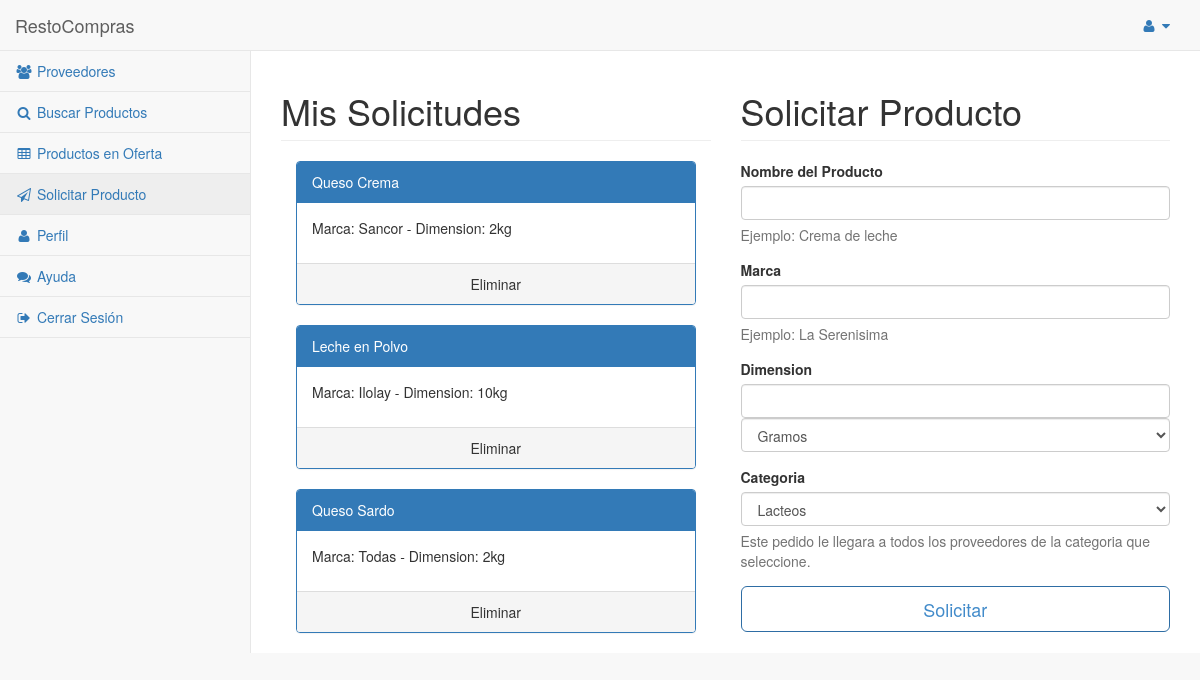
/home.php?pagina=solicitar (signed in), run on the app's committed database.
### tables this page shows
CREATE TABLE IF NOT EXISTS requests (
        request_id INT PRIMARY KEY AUTO_INCREMENT,
        request_name VARCHAR(255) NOT NULL,
        request_dimension VARCHAR(255) NOT NULL,
        request_brand VARCHAR(255) NOT NULL,
        request_owner INT NOT NULL,
        request_ownername VARCHAR(255) NOT NULL,
        request_category INT NOT NULL,
        FOREIGN KEY (request_category) REFERENCES category(category_id),
        FOREIGN KEY (request_owner) REFERENCES users(user_id)
    );

### src/system/pages/clients/request.php (the view, shortened to what this page needs)
<!DOCTYPE html>
<html lang="en">
<body>
    <div id="wrapper">
        <div id="page-wrapper">
            <div class="row">
                <div class="col-lg-6">
                    <h1 class="page-header">Mis Solicitudes</h1>
                    <?php
		$owner = $_SESSION['id'];
		$dbconnection = mysqli_connect($db_server, $db_user, $db_password, $db_name);
		$sentence = "SELECT * FROM requests WHERE request_owner = '$owner'";
		$result = mysqli_query($dbconnection, $sentence);
		$rows = mysqli_num_rows($result);
		if($rows > 0)
		{
			while($row = mysqli_fetch_assoc($result))
			{
				$name = $row['request_name'];
				$dimension = $row['request_dimension'];
				$brand = $row['request_brand'];
				$id = $row['request_id'];
				echo "
				<tr>
                <td>
                    <div class=\"col-lg-12\">
                        <div class=\"panel panel-primary\">
                            <div class=\"panel-heading\">
                                $name
                            </div>
                            <div class=\"panel-body\">
                                <p>Marca: $brand  -   Dimension: $dimension
                            </div>
                            <div class=\"panel-footer text-center\" onClick=\"eliminar($id)\" name=\"$id\">
                              Eliminar
                            </div>
                        </div>
                    </div>
                </td>
                <tr>";
			}
		}
		else
		{
			echo "<div class='error'>Aún no solicitaste productos, si no sabes como hacerlo, visita la sección ayuda</div>";
		}
	?>
                </div>
                <div class="col-lg-6">
                    <h1 class="page-header">Solicitar Producto</h1>
                    <form id="form3" action="actions/newrequest.php" method="POST">
        			<div class="form-group">
                        <label>Nombre del Producto</label>
                        <input id="name" name="name" class="form-control" required>
                        <p class="help-block">Ejemplo: Crema de leche</p>
                    </div>
                    <div class="form-group">
                        <label>Marca</label>
                        <input id="brand" name="brand" class="form-control" required>
                        <p class="help-block">Ejemplo: La Serenisima</p>
                    </div>
        			<div class="form-group">
        				<label>Dimension</label>
        				<input id="dimension" name="dimension" class="form-control" required>
        				<select id="unit" name="unit" class="form-control">
        					<option value="1">Gramos</option>
        				</select>
        			</div>
        			<div class="form-group">
                        <label>Categoria</label>
                        <select id="category" name="category" class="form-control" required>
                            <?php
            						$dbconnection = mysqli_connect($db_server, $db_user, $db_password, $db_name);
            						$sentence = "SELECT * FROM category";
            						$result = mysqli_query($dbconnection, $sentence);
            						$rows = mysqli_num_rows($result);
            						if($rows > 0)
            						{
            							while($row = mysqli_fetch_assoc($result))
            							{
            								$id = $row['category_id'];
            								$name = $row['category_name'];
            								echo "<option value=$id>$name</option>";
            							}
            						}
            				?>
                        </select>
                        <p class="help-block">Este pedido le llegara a todos los proveedores de la categoria que seleccione.</p>
                    </div>
                    <button id="submit1" class="btn btn-outline btn-primary btn-lg btn-block" onclick="submitform('form3');">Solicitar</button>
        		    </form>
                </div>
            </div>
        </div>
    </div>
</body>
</html>

### data on the page
requests: request_name "Queso Crema", request_brand "Sancor", request_dimension "2kg"
requests: request_name "Leche en Polvo", request_brand "Ilolay", request_dimension "10kg"
requests: request_name "Queso Sardo", request_brand "Todas", request_dimension "2kg"

### other printed values
form field category "Lacteos"
